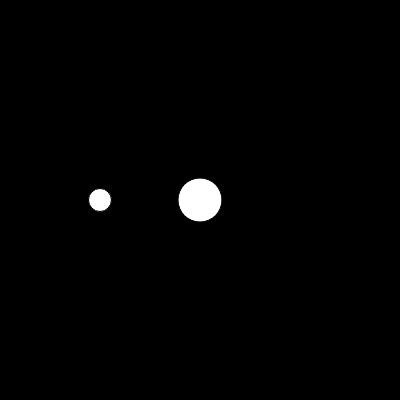
Frame 1 (no input)
Frame 60 (no input): identical to frame 1, image omitted
Frame 120 (the mouse pressed at the canvas centre since frame 60): identical to frame 1, image omitted

The p5.js sketch that drew this single still picture (run headless with seeded random() and noise() and a simulated clock; from frame 60 on, the mouse is pressed at the canvas centre):

// p5.js sketch
// ── sketch.js
var nums = [100,25,44,72];

var num = 23;

function setup() {
    createCanvas(400, 400);
  }
  
  function draw() {
    background(0);

    ellipse(100, 200, num, num);

    ellipse(200, 200, nums[2], nums[2]);
  }
// ── bubble.js
class Bubble {
  constructor(x, y, size) {
    this.x = x;
    this.y = y;
    this.size = size;
    this.brightness = 0;
  }

  display() {
    stroke(255);
    ellipse(this.x, this.y, this.size, this.size);
  }

  move() {
    this.x = this.x + random(-1, 1);
    this.y = this.y + random(-1, 1);
  }

  clicked(){
    let d = distance(mouseX, mouseY, this.x, this.y)
    if(d < this.size/2){
      this.brightness = 255;
      console.log("circle clicked");
    }
  }
}
